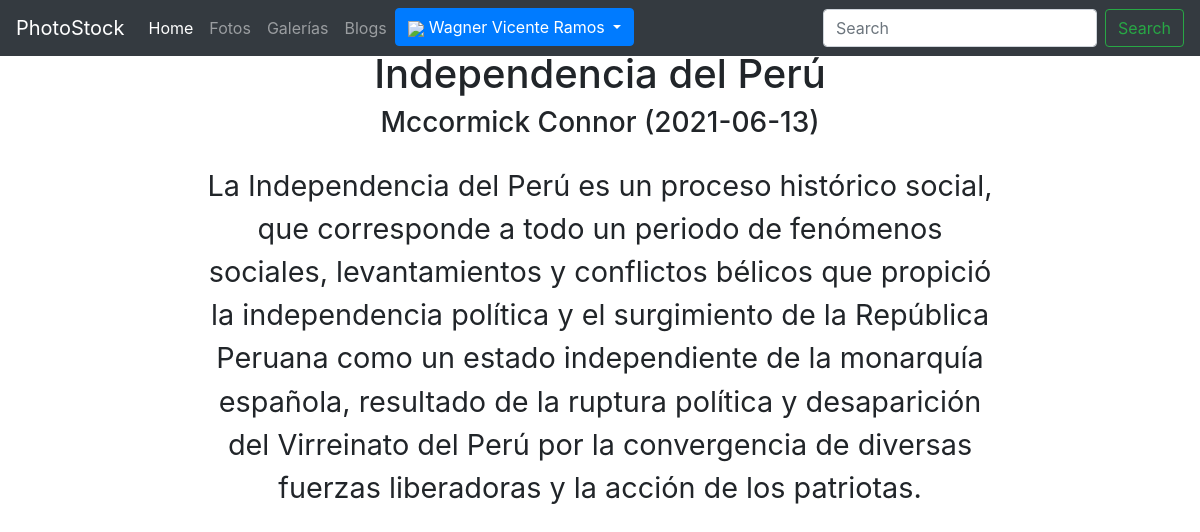
The page /blog.php?id_blog=2 (signed in) on the database its author committed.
### tables this page shows
CREATE TABLE blogs(
    id_blog BIGINT PRIMARY KEY AUTO_INCREMENT,
    id_usuario BIGINT NOT NULL,
    fecha_blog DATE NOT NULL DEFAULT CURRENT_DATE,
    nombre_blog VARCHAR(50) NOT NULL,
    contenido TEXT NOT NULL,
    id_foto BIGINT NULL,
    FOREIGN KEY (id_usuario) REFERENCES usuarios(id_usuario),
    FOREIGN KEY (id_foto) REFERENCES fotos(id_foto)
    );

CREATE TABLE usuarios(
    id_usuario BIGINT PRIMARY KEY AUTO_INCREMENT,
    username VARCHAR(50) UNIQUE NOT NULL,
    password VARCHAR(250) NOT NULL,
    nombres VARCHAR(100) NOT NULL,
    apellidos VARCHAR(100)NOT NULL,
    nacimiento DATE NOT NULL,
    direccion TEXT NOT NULL,
    sobre_mi TEXT NULL,
    foto TEXT NULL,
    administrador int default 0
    );

### controladores/obtener_blog.php (called while the page is built, shortened)
<?php
if (isset($_GET["id_blog"])){
    $id_blog = $_GET["id_blog"];
    $sql = "CALL obtener_blog($id_blog);";
    include_once "conexion.php";
    $result = mysqli_query($conexion, $sql);
    if (mysqli_num_rows($result) > 0) {
        while($row = mysqli_fetch_assoc($result)) {
            $titulo = $row['nombre_blog'];
            $apellidos = $row['apellidos'];
            $nombres = $row['nombres'];
            $contenido = $row['contenido'];
            $autor = "$apellidos $nombres";
            $fecha = $row['fecha_blog'];
            ?>
        <?php }
        }else echo "No se han encontrado resultados";
}else{?>
    <h1>Parece que te has perdido </h1>
    <h1><a href="index.php">Volver al home </a></h1>
<?php
die();
}
?>

### blog.php (the view, shortened to what this page needs)
<!DOCTYPE html>
<html lang="en">
<head>
    <link rel="stylesheet" href="assets/css/blog.css">
</head>
<body>
    <div class="custom-main">
    <?php
    include "templates/header.php";
    include "controladores/obtener_blog.php";
    ?>
    <h1 class="titulo"><?php echo $titulo; ?></h1>
    <h3 class="autor"><?php echo "$autor ($fecha)"; ?></h3>
    <p class="contenido">
        <?php echo $contenido; ?>
    </p>
    </div>
</body>
</html>

### assets/css/blog.css (style rules this page uses)
.custom-main, p { text-align: center; align-items: center; margin: 0 auto; }
h1 { color : black; font-size: 5rem; }
h3 { font-family:sans-serif; }
p { padding-top: 1rem; font-size: 1.8rem; max-width:800px; }

### assets/css/main.css (style rules this page uses)
.custom-main { padding-top:50px }

### rows shown on the page
blogs: nombre_blog "Independencia del Perú", id_usuario.nombres "Mccormick Connor", fecha_blog "2021-06-13", contenido "La Independencia del Perú es un proceso histórico social, que corresponde a todo un periodo de fenómenos sociales, levantamientos y conflictos bélicos que propició la independencia política y el surgimiento de la República Peruana como un estado independiente de la monarquía española, resultado de la ruptura política y desaparición del Virreinato del Perú por la convergencia de diversas fuerzas liberadoras y la acción de los patriotas."

### other values the page prints
$_SESSION ['nombres'] "Wagner"
$_SESSION['apellidos'] "Vicente Ramos"
